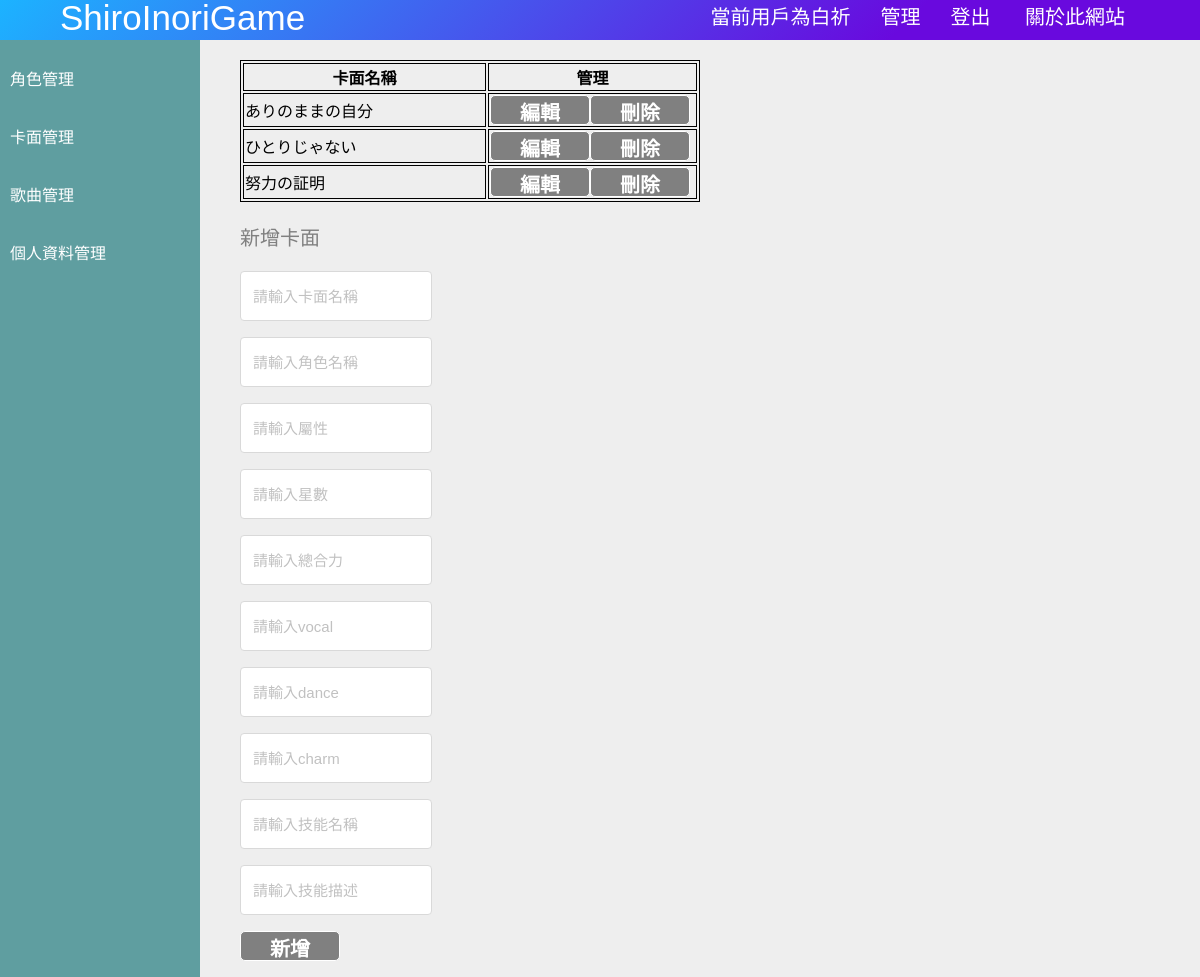
The page /admin/card.php (signed in) on the database its author committed.
### tables this page shows
CREATE TABLE `cards` (
  `caid` int(11) NOT NULL,
  `card_name` varchar(30) NOT NULL,
  `character_name` varchar(10) NOT NULL,
  `property` varchar(10) NOT NULL,
  `star` int(11) NOT NULL,
  `max_total_force` int(11) NOT NULL,
  `max_vocal` int(11) NOT NULL,
  `max_dance` int(11) NOT NULL,
  `max_charm` int(11) NOT NULL,
  `skillname` varchar(30) NOT NULL,
  `skill` varchar(50) NOT NULL
);

### admin/card.php (the view, shortened to what this page needs)
<?php
include_once("../config/sqlconnect.php");
?>
<!DOCTYPE html>
<html>
<head>
    <link rel="stylesheet" href="../css/style.css">
</head>
<body>
    <header>
        <div class="container">
            <a href="../index.php" class="logo">ShiroInoriGame</a>
            <div class="header-data">
                <?php
                if (isset($_SESSION['username'])) {
                    echo "<span>當前用戶為" . $_SESSION['nickname'] . "</span>";
                    echo "<a href=\"index.php\">管理</a>";
                    echo "<a href=\"../logout.php\">登出</a>";
                } else {
                    echo "<a href=\"../login.php\">登入</a>";
                }
                ?>
                <a href="../about.php">關於此網站</a>
            </div>
        </div>
    </header>
    <div class="admin-container">
        <div class="admin-menu">
            <ul>
                <li><a href="character.php">角色管理</a></li>
                <li><a href="card.php">卡面管理</a></li>
                <li><a href="song.php">歌曲管理</a></li>
                <li><a href="user.php">個人資料管理</a></li>
            </ul>
        </div>
        <div class="admin-content">
            <table style="border:1px solid #000; width:460px;">
            <tr>
                <th style="border:1px solid #000; width:250px;">卡面名稱</th>
                <th style="border:1px solid #000; width:210px;">管理</th>
            </tr>
            <?php
            $sql = "select caid, card_name from cards";
            $result = ($con->query($sql));
            if(mysqli_num_rows($result) > 0) {
                while($row = mysqli_fetch_array($result)) {
                    echo "<tr>";
                    echo "<td style=\"border:1px solid #000; width:250px;\">".$row['card_name']."</td>";
                    echo "<td style=\"border:1px solid #000; width:210px;\"><button type=\"submit\" class=\"admin-button\" onclick=\"edit(".$row['caid'].")\">編輯</button><button type=\"submit\" class=\"admin-button\" onclick=\"del(".$row['caid'].")\">刪除</button></td>";
                    echo "</tr>";
                }
            }
            ?>
            </table>
            <form action="card.php" method="post">
                <p style="color:gray; font-size:20px">新增卡面</p>
                <div class="form-input" style="width:20%">
                    <input type="text" name="cardname" id="cardname" placeholder="請輸入卡面名稱">
                </div>
                <div class="form-input" style="width:20%">
                    <input type="text" name="charactername" id="charactername" placeholder="請輸入角色名稱">
                </div>
                <div class="form-input" style="width:20%">
                    <input type="text" name="property" id="property" placeholder="請輸入屬性">
                </div>
                <div class="form-input" style="width:20%">
                    <input type="text" name="star" id="star" placeholder="請輸入星數">
                </div>
                <div class="form-input" style="width:20%">
                    <input type="text" name="total_force" id="total_force" placeholder="請輸入總合力">
                </div>
                <div class="form-input" style="width:20%">
                    <input type="text" name="vocal" id="vocal" placeholder="請輸入vocal">
                </div>
                <div class="form-input" style="width:20%">
                    <input type="text" name="dance" id="dance" placeholder="請輸入dance">
                </div>
                <div class="form-input" style="width:20%">
                    <input type="text" name="charm" id="charm" placeholder="請輸入charm">
                </div>
                <div class="form-input" style="width:20%">
                    <input type="text" name="skillname" id="skillname" placeholder="請輸入技能名稱">
                </div>
                <div class="form-input" style="width:20%">
                    <input type="text" name="skill" id="skill" placeholder="請輸入技能描述">
                </div>
                <div style="margin-top:16px; padding-bottom:16px">
                    <button type="submit" class="admin-button">新增</button>
                </div>
            </form>
        </div>
    </div>
</body>
</html>

### css/style.css (style rules this page uses)
html, body { margin: 0; padding: 0; font-family: 'Noto Sans TC', sans-serif; height: 100%; background-color: #eee; }
header { background: linear-gradient(135deg, #1cb3ff 0%, #6909de 75%); width: 100%; height: 40px; position: fixed; z-index: 999; }
header a, header span { color: white; text-decoration:none; text-align: center; line-height: 35px; font-size: 20px; padding: 15px; }
a.logo { font-size: 35px; padding-left: 5%; }
.header-data { float: right; padding-right: 5%; }
.container { margin: auto; margin: 0 auto; min-height: 40px; -webkit-box-pack: center; justify-content: center; max-width: 1250px; }
.form-input { position: relative; margin-top: 16px; }
.form-input input { border: 1px solid #d9d9d9; border-radius: 4px; padding: 0 12px; padding-right: 12px; padding-left: 12px; padding-right: 36px; width: 100%; height: 50px; background-color:#fff; font-size: 15px; box-sizing: border-box; }
input::placeholder { color: #c1c1c1; }
input::placeholder { color: #c1c1c1; opacity: 1; }
ul > li { display: inline; padding-right: 20px; padding-left: 20px; }
li > a { text-decoration:none; }
.admin-container { width: 100%; height: calc(100% - 38px); }
.admin-container > .admin-menu { width: 10%; min-width: 200px; background-color: cadetblue; height: 100%; float: left; padding-top: 40px; position: fixed; }
.admin-menu ul { list-style-type: none; margin: 0; padding: 0; }
.admin-menu ul > li a { display: block; padding-top: 8px; padding-bottom: 8px; padding-left: 10px; color: #ffffff; text-decoration: none; }
.admin-container > .admin-content { overflow: hidden; padding-left: 20%; padding-top: 60px; }
.admin-button { display: inline-block; border: 1px solid; border-radius: 5px; width: 100px; height: 30px; text-align: center; text-decoration: none; font-size: 20px; font-weight: bold; cursor: pointer; box-sizing: border-box; background-color: gray; color: white; }

### rows shown on the page
cards: card_name "ありのままの自分"
cards: card_name "ひとりじゃない"
cards: card_name "努力の証明"

### other values the page prints
$_SESSION['nickname'] "白祈"
